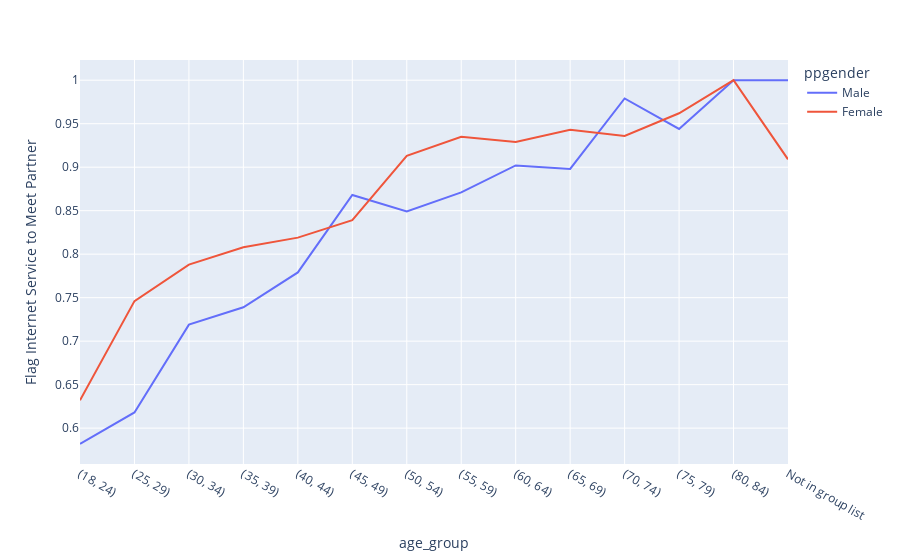

Here is the notebook cell this chart was saved with:
### Code cell
px.line(avg_partner_meet_by_age, 'age_group', 'Flag Internet Service to Meet Partner'
       , color='ppgender')

### Figure 1 — Plotly figure (JSON) as saved in the notebook; plotly's stock layout.template omitted (floating-point values rounded to 4 significant figures)
{"data": [{"hovertemplate": "ppgender=Male<br>age_group=%{x}<br>Flag Internet Service to Meet Partner=%{y}<extra></extra>", "legendgroup": "Male", "line": {"color": "#636efa", "dash": "solid"}, "mode": "lines", "name": "Male", "orientation": "v", "showlegend": true, "type": "scatter", "x": ["(18, 24)", "(25, 29)", "(30, 34)", "(35, 39)", "(40, 44)", "(45, 49)", "(50, 54)", "(55, 59)", "(60, 64)", "(65, 69)", "(70, 74)", "(75, 79)", "(80, 84)", "Not in group list"], "xaxis": "x", "y": [0.582, 0.618, 0.719, 0.739, 0.779, 0.868, 0.849, 0.871, 0.902, 0.898, 0.979, 0.944, 1, 1], "yaxis": "y"}, {"hovertemplate": "ppgender=Female<br>age_group=%{x}<br>Flag Internet Service to Meet Partner=%{y}<extra></extra>", "legendgroup": "Female", "line": {"color": "#EF553B", "dash": "solid"}, "mode": "lines", "name": "Female", "orientation": "v", "showlegend": true, "type": "scatter", "x": ["(18, 24)", "(25, 29)", "(30, 34)", "(35, 39)", "(40, 44)", "(45, 49)", "(50, 54)", "(55, 59)", "(60, 64)", "(65, 69)", "(70, 74)", "(75, 79)", "(80, 84)", "Not in group list"], "xaxis": "x", "y": [0.632, 0.746, 0.788, 0.808, 0.819, 0.839, 0.913, 0.935, 0.929, 0.943, 0.936, 0.962, 1, 0.909], "yaxis": "y"}], "layout": {"legend": {"title": {"text": "ppgender"}, "tracegroupgap": 0}, "margin": {"t": 60}, "xaxis": {"anchor": "y", "domain": [0, 1], "title": {"text": "age_group"}}, "yaxis": {"anchor": "x", "domain": [0, 1], "title": {"text": "Flag Internet Service to Meet Partner"}}}}
